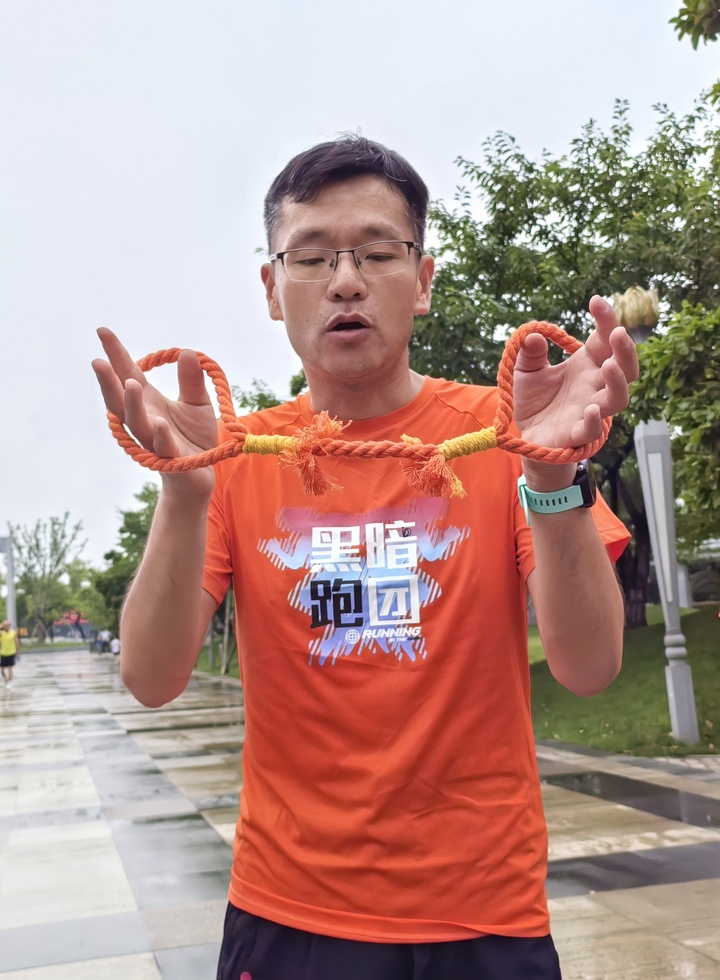
#> input picture opencv/WechatIMG6321.jpg, 720 x 980 px, shrunk from 2106 x 2864 before the run
$ python run.py
#> lines starting #> are read from the running program, lines starting #| are printed output that depends on the picture
# [23 lines of commented-out code are left out]


import cv2
import numpy as np

def display_results_in_one_window(img, result1, result2, result3, result4):
    # 计算每张图片的高度和宽度
    height, width = img.shape[:2]

    # 创建一个新的空白画布，用于存放所有结果
    combined_img = np.zeros((height * 3, width * 2, 3), dtype=np.uint8) if len(img.shape) == 3 else np.zeros((height * 3, width * 2), dtype=np.uint8)

    # 将原图和四个处理结果分别放置到大图上
    combined_img[0:height, 0:width] = cv2.cvtColor(img, cv2.COLOR_GRAY2BGR) if len(img.shape) == 2 else img  # 如果是灰度图，转为三通道
    combined_img[height:2*height, 0:width] = result1
    combined_img[0:height, width:2*width] = result2
    combined_img[height:2*height, width:2*width] = result3
    combined_img[2*height:3*height, 0:width] = result4

    return combined_img

img=cv2.imread('./WechatIMG6321.jpg',cv2.IMREAD_GRAYSCALE)  # 读取灰度图
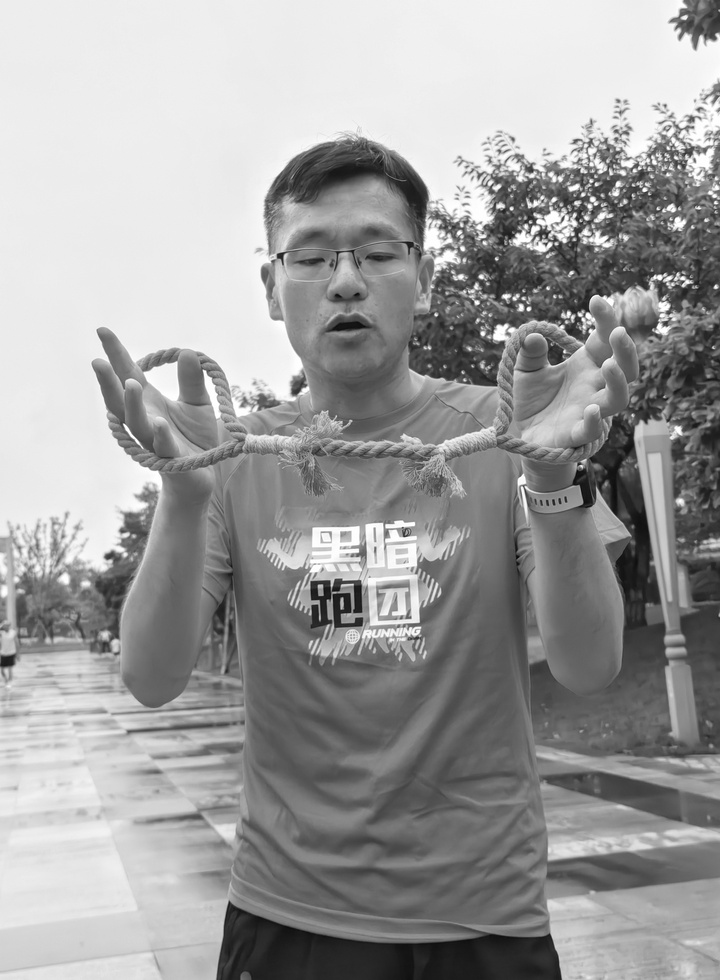
#> img: shape (980, 720); min 5, max 255, mean 157.9
# img = cv2.imread('./WechatIMG6321.jpg', cv2.IMREAD_COLOR)  # 确保以彩色模式读取，以便与后续操作兼容

data = 3 * np.ones(img.shape, np.uint8)

result1=cv2.add(img,data)
result2=cv2.subtract(img,data)
result3=cv2.multiply(img,data)
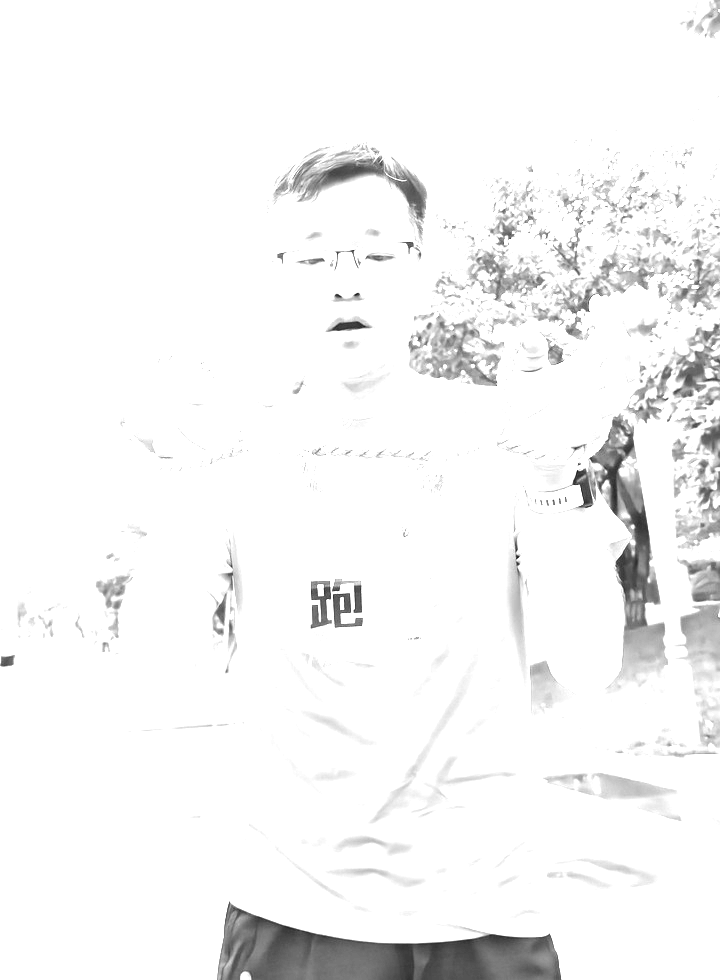
#> result3: shape (980, 720); min 15, max 255, mean 245.2
result4=cv2.divide(img,data)
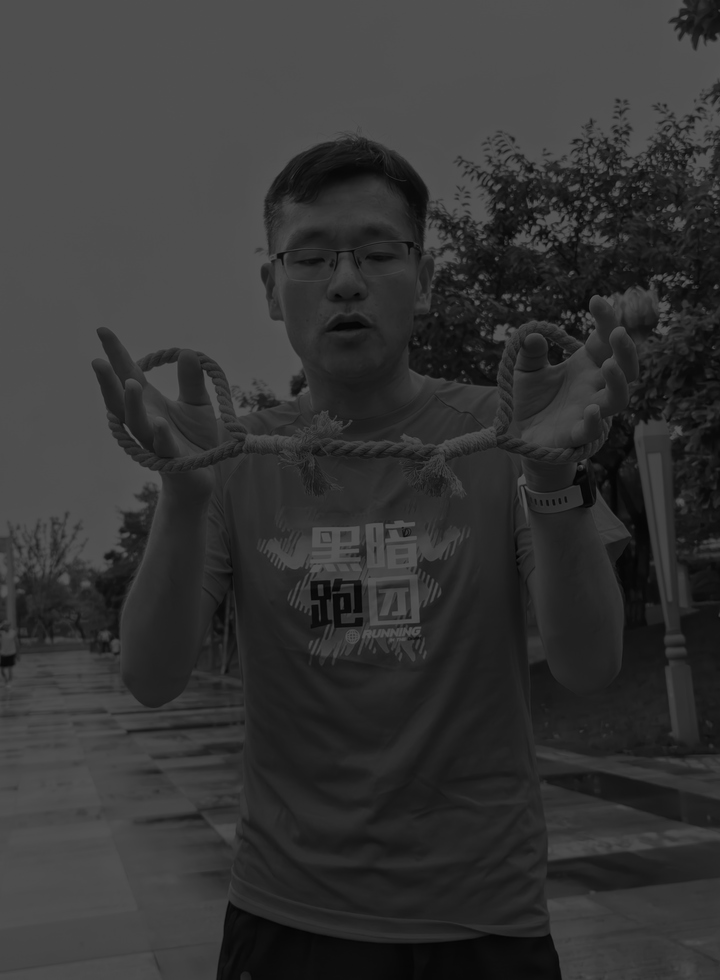
#> result4: shape (980, 720); min 2, max 85, mean 52.6

combined_results = display_results_in_one_window(img, result1, result2, result3, result4)
#> (the run stopped early here; a loop or call above may not have finished)
